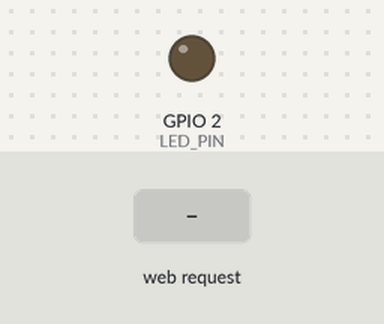
A sketch run on a simulated ESP32. Parts: output pins drawn as LEDs (lit = HIGH). Inputs (shaded band) come from the test bench. WiFi joins after 1.5 s; servers stay silent unless stated; what the sketch prints to the serial monitor is not drawn.

Above: at 2.7 s.
2.8 s: HTTP request GET /led/on received
At 3.9 s:
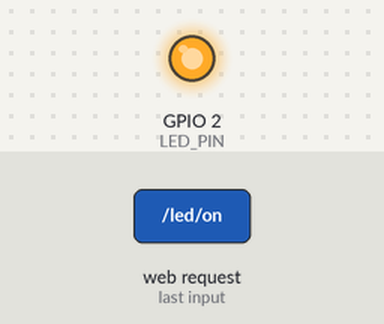
4.3 s: HTTP request GET /led/off received
At 5.0 s:
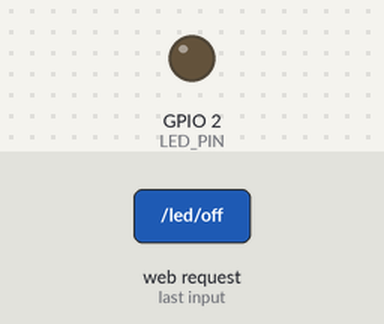
Timing chart, 0 to 7.3 s (numbered marks = the images above; inputs shaded):
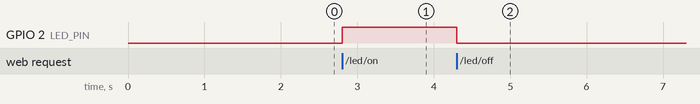

The sketch:

ProjektKod.ino.ino
```cpp
#include <WiFi.h>
#include <WebServer.h>

const char* ssid = "Lukas - iPhone";
const char* password = "ESP32pripojeni";

#define LED_PIN 2

WebServer server(80);

// ====== HTML STRÁNKA ======
const char htmlPage[] PROGMEM = R"rawliteral(
<!DOCTYPE html>
<html lang="cs">
<head>
<meta charset="UTF-8">
<meta name="viewport" content="width=device-width, initial-scale=1">
<title>RC Auto - Ovladac</title>
<style>
  * { box-sizing: border-box; }
  body {
    margin: 0;
    font-family: -apple-system, 'Segoe UI', Roboto, sans-serif;
    background: linear-gradient(160deg, #0f172a, #1e293b);
    color: #f1f5f9;
    min-height: 100vh;
    display: flex;
    flex-direction: column;
    align-items: center;
    padding: 24px 16px 60px;
  }
  h1 {
    font-size: 1.3rem;
    margin: 10px 0 4px;
  }
  p.sub {
    color: #94a3b8;
    font-size: 0.85rem;
    margin: 0 0 28px;
  }
  .status {
    display: inline-flex;
    align-items: center;
    gap: 8px;
    background: #1e293b;
    border: 1px solid #334155;
    border-radius: 999px;
    padding: 6px 16px;
    font-size: 0.8rem;
    margin-bottom: 28px;
  }
  .dot {
    width: 9px; height: 9px; border-radius: 50%;
    background: #475569;
    transition: background 0.2s;
  }
  .dot.on { background: #22c55e; box-shadow: 0 0 8px #22c55e; }

  .section {
    width: 100%;
    max-width: 380px;
    background: #1e293b;
    border: 1px solid #334155;
    border-radius: 18px;
    padding: 20px;
    margin-bottom: 18px;
  }
  .section h2 {
    font-size: 0.95rem;
    margin: 0 0 14px;
    color: #cbd5e1;
    display: flex;
    align-items: center;
    gap: 8px;
  }
  .btn-row {
    display: grid;
    grid-template-columns: 1fr 1fr;
    gap: 12px;
  }
  button {
    border: none;
    border-radius: 14px;
    padding: 18px 10px;
    font-size: 1rem;
    font-weight: 700;
    cursor: pointer;
    transition: transform 0.08s, filter 0.15s;
    -webkit-tap-highlight-color: transparent;
  }
  button:active { transform: scale(0.96); filter: brightness(0.9); }

  .btn-on {
    background: linear-gradient(135deg, #22c55e, #16a34a);
    color: white;
  }
  .btn-off {
    background: linear-gradient(135deg, #ef4444, #dc2626);
    color: white;
  }
  .btn-disabled {
    background: #334155;
    color: #64748b;
    cursor: not-allowed;
  }
  .placeholder {
    color: #64748b;
    font-size: 0.8rem;
    text-align: center;
    padding: 10px 0;
  }
</style>
</head>
<body>

  <h1>🚗 RC Auto</h1>
  <p class="sub">Ovládací panel ESP32</p>

  <div class="status">
    <span class="dot" id="statusDot"></span>
    <span id="statusText">LED: ?</span>
  </div>

  <div class="section">
    <h2>💡 LED</h2>
    <div class="btn-row">
      <button class="btn-on" onclick="send('/led/on')">ZAPNOUT</button>
      <button class="btn-off" onclick="send('/led/off')">VYPNOUT</button>
    </div>
  </div>

  <!-- Sem pridej dalsi sekce az budes rozsirovat (motory, servo...) -->
  <div class="section">
    <h2>🔧 Pohon (zatím neaktivní)</h2>
    <div class="btn-row">
      <button class="btn-disabled" disabled>VPŘED</button>
      <button class="btn-disabled" disabled>VZAD</button>
    </div>
    <p class="placeholder">Přidáme, až budeme mít zapojené motory</p>
  </div>

  <script>
    function send(path) {
      fetch(path)
        .then(r => r.text())
        .then(text => {
          const isOn = text.includes('ON');
          document.getElementById('statusDot').classList.toggle('on', isOn);
          document.getElementById('statusText').textContent = 'LED: ' + (isOn ? 'zapnuto' : 'vypnuto');
        })
        .catch(err => console.log('Chyba:', err));
    }
  </script>
</body>
</html>
)rawliteral";

// ====== HANDLERY ======
void handleRoot() {
  server.send(200, "text/html", htmlPage);
}

void handleOn() {
  digitalWrite(LED_PIN, HIGH);
  server.send(200, "text/plain", "LED ON");
}

void handleOff() {
  digitalWrite(LED_PIN, LOW);
  server.send(200, "text/plain", "LED OFF");
}

void setup() {
  Serial.begin(115200);
  pinMode(LED_PIN, OUTPUT);

  WiFi.begin(ssid, password);
  Serial.print("Pripojuji se k hotspotu");
  while (WiFi.status() != WL_CONNECTED) {
    delay(500);
    Serial.print(".");
  }
  Serial.println();
  Serial.print("Pripojeno! IP adresa ESP32: ");
  Serial.println(WiFi.localIP());

  server.on("/", handleRoot);
  server.on("/led/on", handleOn);
  server.on("/led/off", handleOff);
  server.begin();
}

void loop() {
  server.handleClient();
}
```

Measured:
- after the input at 2.8 s, GPIO 2 (LED_PIN): LOW → HIGH at once
- after the input at 4.3 s, GPIO 2 (LED_PIN): HIGH → LOW at once
